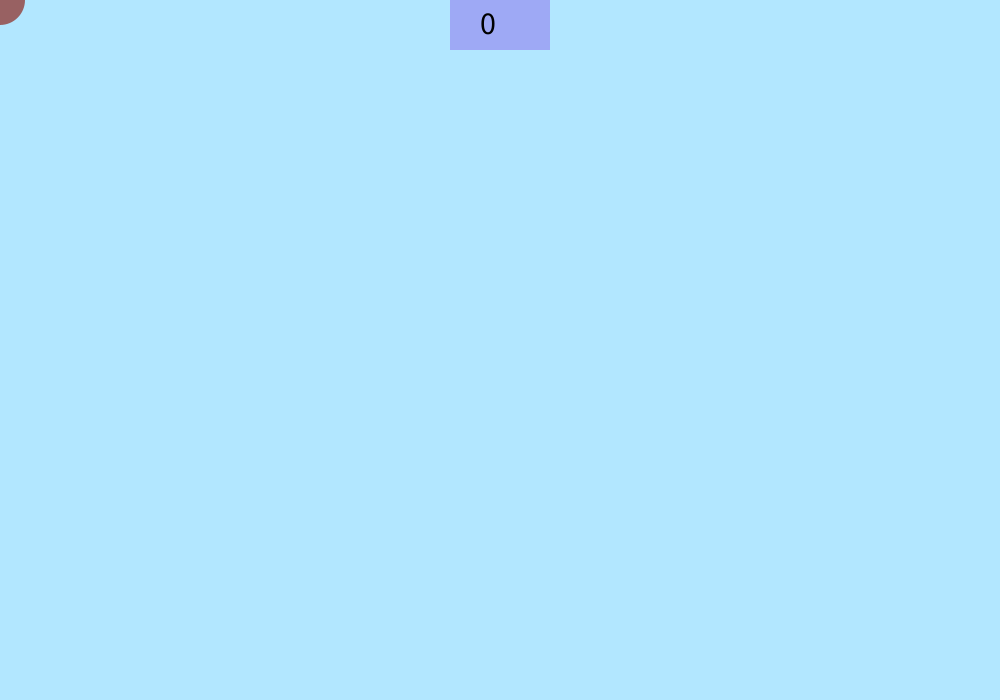
Frame 1 (no input)
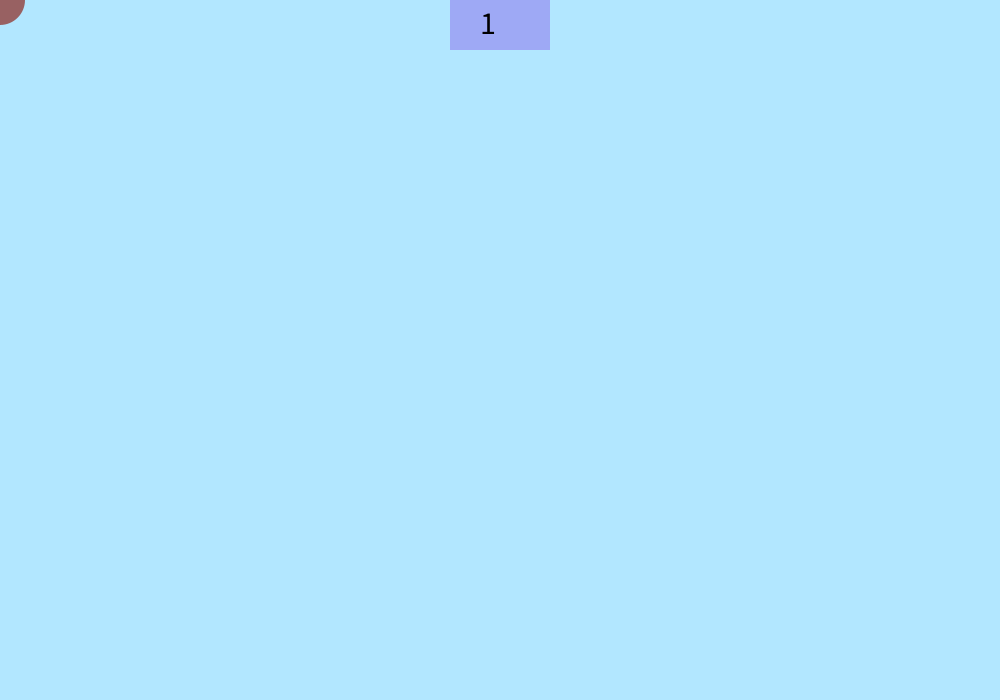
Frame 60 (the mouse pressed at the canvas centre just before this capture)
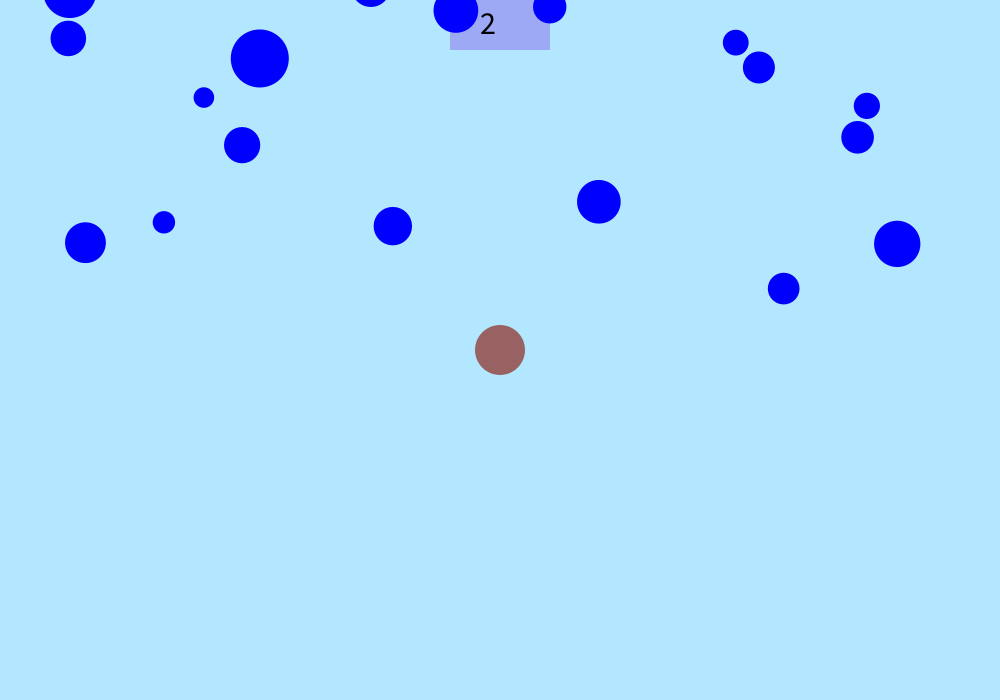
Frame 120 (the mouse held since frame 60 and released just before this capture)

The Processing sketch that drew these frames (run headless with seeded random() and noise(); from frame 60 on, the mouse is pressed at the canvas centre):

// Processing sketch: Homework_6
// ── Homework_6.pde
// For this game, I came up with the idea first and then used "Rain Game" by Daniel Shiffman as an example and as a reference to fix errors and issues when doing it myself. 

  Ball balls;  //ball class
  Basket playerbasket; //basket class


  int baskR = 50; //basket's radius
  int score;      //player score
  
  float end_scoreX=150, end_scoreY=310; //end score text's position
float scoreX=450, scoreY, scoreW=100, scoreH=50; //top score bar position
  
  float ballX; //starting X coordinate for the balls
  float ballY = -300; //starting Y coordinate of the balls
  float ballR; //Radius of the falling balls
  
  int anum; //array number

  Ball[] ball = new Ball[20]; //array of falling particles (balls)
 

void setup(){
  size (1000,700);  
  
   
  balls = new Ball(ballX, ballY, ballR);
  playerbasket = new Basket(baskR);

    for (int i=0; i < ball.length ; i++){  //spawns the first line of balls
    
    ballX = random (0, width); //the value of ball's X is random every every time it spawns as it is in a loop
    ballR = random(20, 60);    //the value of ball's radius is random every time as it is in a loop
    
    ball[i] = new Ball(ballX, ballY, ballR);  
    }
}


void draw(){
  
  startGame();
 
}

void startGame(){
  
   background(#B2E7FF);
    
   scoredisplay();
  
    balls.display(); 
    playerbasket.display();
    playerbasket.movement(mouseX, mouseY);  //allows the basket to follow the mouse
    
    
  
   for (anum = 0; anum < ball.length; anum++ ) { //displays the array of balls that fall down
        ball[anum].display();
        ball[anum].fall();



   if (playerbasket.overlaps(ball[anum])){ //if the player hits the ball, the game ends
       noLoop();
       endscreen();
}
  
}

}
void endscreen(){
 
 if (playerbasket.overlaps(ball[anum])){ //if the player hits the ball, the game ends
 
  background(#9EA9F5);
    fill(0);
    textSize(50);
    text("You survived for", end_scoreX, end_scoreY);
     text("seconds", end_scoreX+500, end_scoreY);
    fill(#D81818);
    text(score, end_scoreX+420, end_scoreY); 
      
    }
 }
 
 void scoredisplay(){ //initialises the score count, related to the time the player has survived. 
  
  score = millis() / 1000; // Converts milliseconds to seconds.
  
  //score bar and score visual display
  noStroke();
  fill(#9EA9F5);
  rect(scoreX, scoreY ,scoreW , scoreH);
  fill(0);
  textSize(32);
  text(score, scoreX+30, 34);
}

// ── Ball_Class.pde
class Ball{
  
   float x; //x coordinate of the balls
   float y; //y coordinate of the balls
   float r; //radius of the balls
   float speed = random(2,5); //fall speed of the balls
   
     Ball(float tempX, float tempY, float tempR){ //ball constructor
     x = tempX;
     y = tempY;
     r = tempR;
     }

   void display(){
     noStroke();
     fill(0,0,255);
     ellipse (x, y, r, r);    
   }
   
   
   void fall() {
     speed += 0.005; //the fall speed slowly increases to make it more difficult
     y += speed;           

     
     if (y > height-1){    //a new line of balls spawn when the previous one reaches the bottom of the screen
     x = random(0, width);
     y = -y;      
     
   } 
   }
   

}

// ── Basket_Class.pde
class Basket{
  
  float x; //X coordinate of the basket
  float y; //Y coordinate of the basket
  float r; //basket's radius
  

  Basket(float tempR){ //basket constructor
    r = tempR;
  }
  
    void movement(float tempX, float tempY) { //the basket can take in mouseX and mouseY as its X and Y values and to not mess up the overlap function
    x = tempX;
    y = tempY;
    }
    
    
    void display(){ //draws the ellipse basket
    fill(#986162);
    ellipse(x, y, r, r); 

    } 
    
          
    boolean overlaps(Ball ball) {
      
 //Measures the distance between the basket and the ball and evaluates if it overlaps (when the distance is smaller than basket's and ball's radiuses combined)
       if ((dist(x, y, ball.x, ball.y)) < r/2 + ball.r/2) { 
      return true;
      
    } else {
      return false;
    }
  } 

  } 
  
